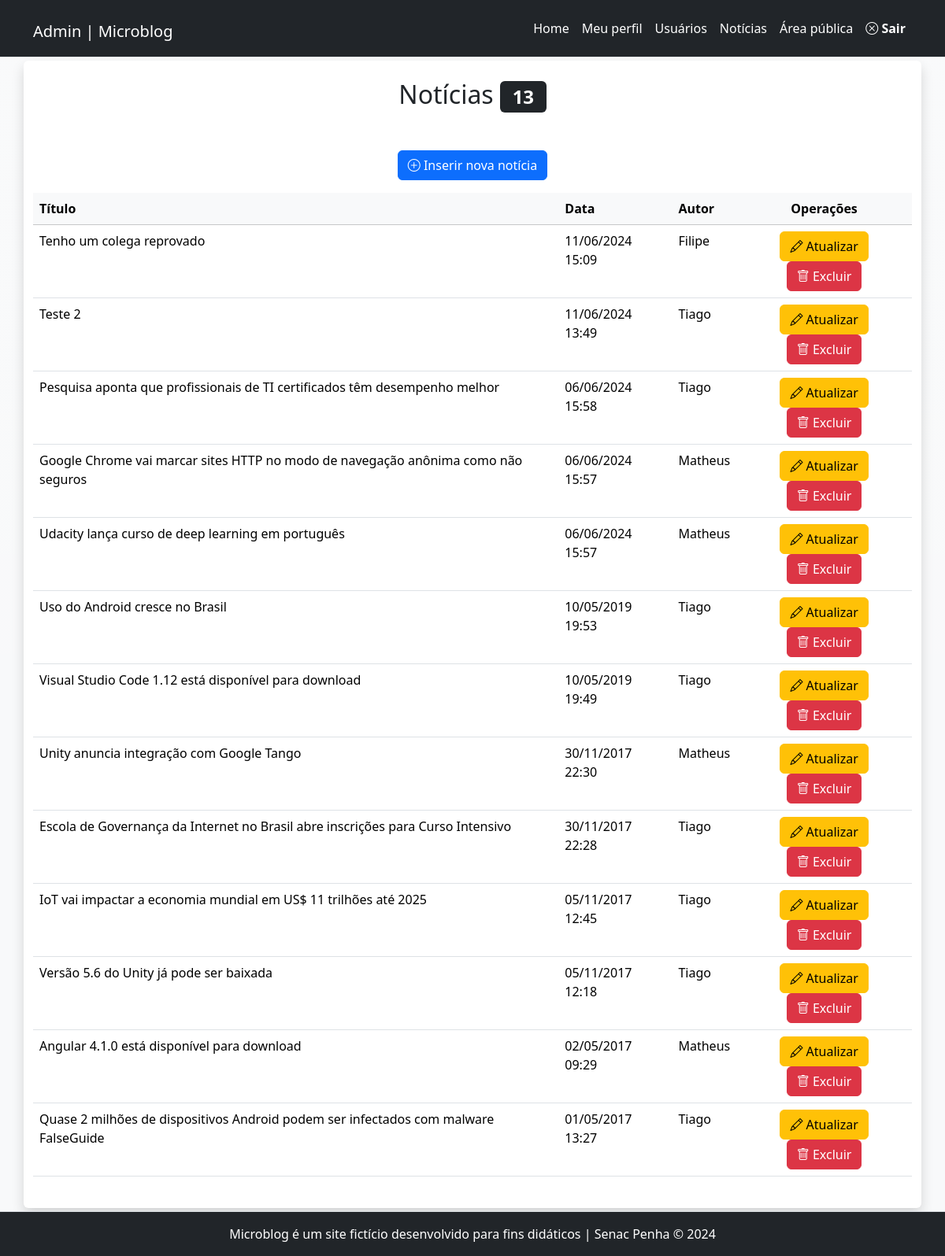
Before: /admin/noticias.php (signed in) with the older database file.
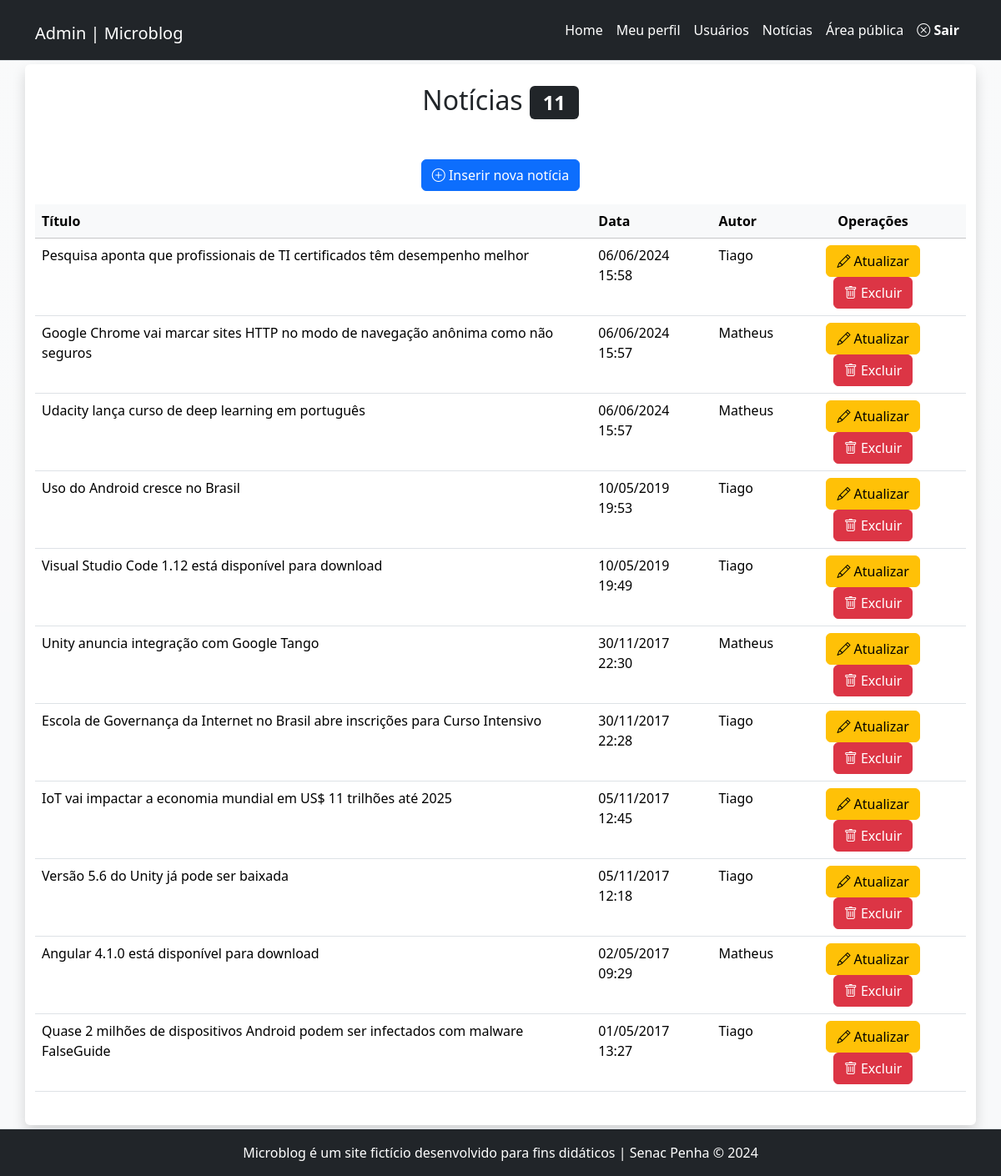
After: the same page with the newer database file.
### tables this page shows
CREATE TABLE `noticias` (
  `id` int(11) NOT NULL,
  `data` datetime NOT NULL DEFAULT current_timestamp(),
  `titulo` varchar(150) NOT NULL,
  `texto` text NOT NULL,
  `resumo` tinytext NOT NULL,
  `imagem` varchar(45) NOT NULL,
  `usuario_id` int(11) NOT NULL
);

CREATE TABLE `usuarios` (
  `id` int(11) NOT NULL,
  `nome` varchar(45) NOT NULL,
  `email` varchar(45) NOT NULL,
  `senha` varchar(255) NOT NULL,
  `tipo` enum('admin','editor') NOT NULL
);

### inc/funcoes-noticias.php (called while the page is built, shortened)
<?php
function formataData($data){
    return date("d/m/Y H:i", strtotime($data));
}
function lerNoticias($conexao, $idUsuario, $tipoUsuario){
    if($tipoUsuario == 'admin'){
        $sql = "SELECT noticias.id, noticias.titulo,
                noticias.data, usuarios.nome
            FROM noticias JOIN usuarios
            ON noticias.usuario_id = usuarios.id
            ORDER BY data DESC";
    } else {
        $sql = "SELECT titulo, data, id FROM noticias
                WHERE usuario_id = $idUsuario
                ORDER BY data DESC";
    }
    $resultado = mysqli_query($conexao, $sql)
                or die(mysqli_error($conexao));
    return mysqli_fetch_all($resultado, MYSQLI_ASSOC);
}

### admin/noticias.php (the view)
<?php
require_once "../inc/cabecalho-admin.php";
require_once "../inc/funcoes-noticias.php";
$idUsuario = $_SESSION['id'];
$tipoUsuario = $_SESSION['tipo'];
$listaDeNoticias = lerNoticias($conexao, $idUsuario, $tipoUsuario);
?>
<div class="row">
	<article class="col-12 bg-white rounded shadow my-1 py-4">
		<h2 class="text-center">
		Notícias <span class="badge bg-dark">
			<?=count($listaDeNoticias)?>
		</span>
		</h2>
		<p class="text-center mt-5">
			<a class="btn btn-primary" href="noticia-insere.php">
			<i class="bi bi-plus-circle"></i>
			Inserir nova notícia</a>
		</p>
		<div class="table-responsive">
			<table class="table table-hover">
				<thead class="table-light">
					<tr>
                        <th>Título</th>
                        <th>Data</th>
						<?php if($tipoUsuario == 'admin') { ?>
                        <th>Autor</th>
						<?php } ?>
						<th class="text-center">Operações</th>
					</tr>
				</thead>
				<tbody>
<?php foreach($listaDeNoticias as $noticia) { ?>
					<tr>
                        <td> <?=$noticia['titulo']?> </td>
                        <td> <?=formataData($noticia['data'])?> </td>
						<?php if($tipoUsuario == 'admin') { ?>
                        <td> <?=$noticia['nome']?> </td>
						<?php } ?>
						<td class="text-center">
							<a class="btn btn-warning"
							href="noticia-atualiza.php?id=<?=$noticia['id']?>">
							<i class="bi bi-pencil"></i> Atualizar
							</a>
							<a class="btn btn-danger excluir"
							href="noticia-exclui.php?id=<?=$noticia['id']?>">
							<i class="bi bi-trash"></i> Excluir
							</a>
						</td>
					</tr>
<?php } ?>
				</tbody>
			</table>
	</div>
	</article>
</div>
<?php
require_once "../inc/rodape-admin.php";
?>

Changed rows visible on the page:
removed noticias: titulo "Tenho um colega reprovado", data "11/06/2024 15:09", usuario.nome "Filipe"
removed noticias: titulo "Teste 2", data "11/06/2024 13:49", usuario.nome "Tiago"
Other visible differences:
count($listaDeNoticias): "13" → "11"
